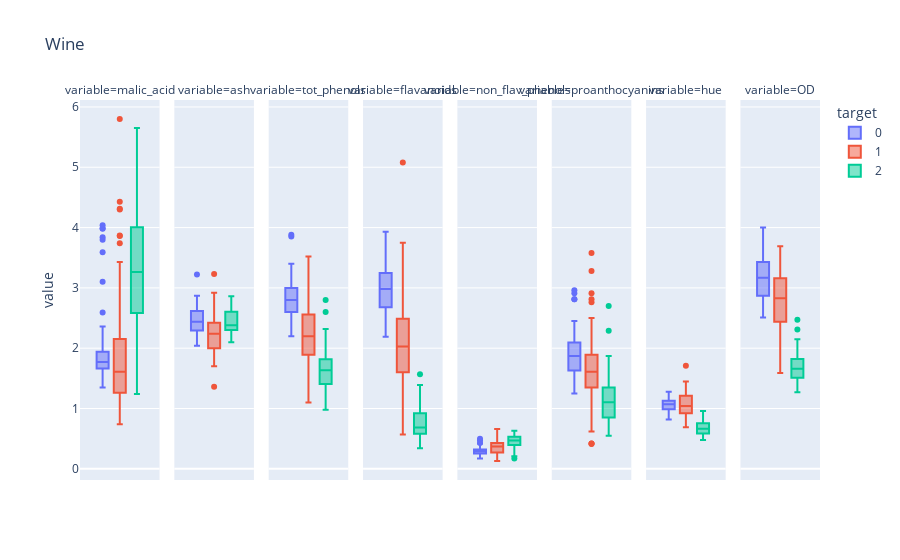

Write notebook code for a chart like this one.
### Code cell
wineMelt = pd.melt(df_wine.drop(["proline","Mg","alcalinity","alcohol","color_intensity"],axis =1),id_vars = "target")
fig = px.box(wineMelt,y="value",facet_col="variable",color="target",title="Wine")
fig.show()

### Figure 1 — Plotly figure (JSON) as saved in the notebook; plotly's stock layout.template omitted (floating-point values rounded to 4 significant figures)
{"data": [{"alignmentgroup": "True", "hoverlabel": {"namelength": 0}, "hovertemplate": "target=0<br>variable=malic_acid<br>value=%{y}", "legendgroup": "0", "marker": {"color": "#636efa"}, "name": "0", "notched": false, "offsetgroup": "0", "orientation": "v", "showlegend": true, "type": "box", "x0": " ", "xaxis": "x", "y": [1.71, 1.78, 2.36, 1.95, 2.59, 1.76, 1.87, 2.15, 1.64, 1.35, 2.16, 1.48, 1.73, 1.73, 1.87, 1.81, 1.92, 1.57, 1.59, 3.1, 1.63, 3.8, 1.86, 1.6, 1.81, 2.05, 1.77, 1.72, 1.9, 1.68, 1.5, 1.66, 1.83, 1.53, 1.8, 1.81, 1.64, 1.65, 1.5, 3.99, 1.71, 3.84, 1.89, 3.98, 1.77, 4.04, 3.59, 1.68, 2.02, 1.73, 1.73, 1.65, 1.75, 1.9, 1.67, 1.73, 1.7, 1.97, 1.43], "y0": " ", "yaxis": "y"}, {"alignmentgroup": "True", "hoverlabel": {"namelength": 0}, "hovertemplate": "target=0<br>variable=ash<br>value=%{y}", "legendgroup": "0", "marker": {"color": "#636efa"}, "name": "0", "notched": false, "offsetgroup": "0", "orientation": "v", "showlegend": false, "type": "box", "x0": " ", "xaxis": "x2", "y": [2.43, 2.14, 2.67, 2.5, 2.87, 2.45, 2.45, 2.61, 2.17, 2.27, 2.3, 2.32, 2.41, 2.39, 2.38, 2.7, 2.72, 2.62, 2.48, 2.56, 2.28, 2.65, 2.36, 2.52, 2.61, 3.22, 2.62, 2.14, 2.8, 2.21, 2.7, 2.36, 2.36, 2.7, 2.65, 2.41, 2.84, 2.55, 2.1, 2.51, 2.31, 2.12, 2.59, 2.29, 2.1, 2.44, 2.28, 2.12, 2.4, 2.27, 2.04, 2.6, 2.42, 2.68, 2.25, 2.46, 2.3, 2.68, 2.5], "y0": " ", "yaxis": "y2"}, {"alignmentgroup": "True", "hoverlabel": {"namelength": 0}, "hovertemplate": "target=0<br>variable=tot_phenols<br>value=%{y}", "legendgroup": "0", "marker": {"color": "#636efa"}, "name": "0", "notched": false, "offsetgroup": "0", "orientation": "v", "showlegend": false, "type": "box", "x0": " ", "xaxis": "x3", "y": [2.8, 2.65, 2.8, 3.85, 2.8, 3.27, 2.5, 2.6, 2.8, 2.98, 2.95, 2.2, 2.6, 3.1, 3.3, 2.85, 2.8, 2.95, 3.3, 2.7, 3, 2.41, 2.61, 2.48, 2.53, 2.63, 2.85, 2.4, 2.95, 2.65, 3, 2.86, 2.42, 2.95, 2.35, 2.7, 2.6, 2.45, 2.4, 3, 3.15, 2.45, 3.25, 2.64, 3, 2.85, 3.25, 3.1, 2.75, 2.88, 2.72, 2.45, 3.88, 3, 2.6, 2.96, 3.2, 3, 3.4], "y0": " ", "yaxis": "y3"}, {"alignmentgroup": "True", "hoverlabel": {"namelength": 0}, "hovertemplate": "target=0<br>variable=flavanoids<br>value=%{y}", "legendgroup": "0", "marker": {"color": "#636efa"}, "name": "0", "notched": false, "offsetgroup": "0", "orientation": "v", "showlegend": false, "type": "box", "x0": " ", "xaxis": "x4", "y": [3.06, 2.76, 3.24, 3.49, 2.69, 3.39, 2.52, 2.51, 2.98, 3.15, 3.32, 2.43, 2.76, 3.69, 3.64, 2.91, 3.14, 3.4, 3.93, 3.03, 3.17, 2.41, 2.88, 2.37, 2.61, 2.68, 2.94, 2.19, 2.97, 2.33, 3.25, 3.19, 2.69, 2.74, 2.53, 2.98, 2.68, 2.43, 2.64, 3.04, 3.29, 2.68, 3.56, 2.63, 3, 2.65, 3.17, 3.39, 2.92, 3.54, 3.27, 2.99, 3.74, 2.79, 2.9, 2.78, 3, 3.23, 3.67], "y0": " ", "yaxis": "y4"}, {"alignmentgroup": "True", "hoverlabel": {"namelength": 0}, "hovertemplate": "target=0<br>variable=non_flav_phenols<br>value=%{y}", "legendgroup": "0", "marker": {"color": "#636efa"}, "name": "0", "notched": false, "offsetgroup": "0", "orientation": "v", "showlegend": false, "type": "box", "x0": " ", "xaxis": "x5", "y": [0.28, 0.26, 0.3, 0.24, 0.39, 0.34, 0.3, 0.31, 0.29, 0.22, 0.22, 0.26, 0.29, 0.43, 0.29, 0.3, 0.33, 0.4, 0.32, 0.17, 0.24, 0.25, 0.27, 0.26, 0.28, 0.47, 0.34, 0.27, 0.37, 0.26, 0.29, 0.22, 0.42, 0.5, 0.29, 0.26, 0.34, 0.29, 0.28, 0.2, 0.34, 0.27, 0.17, 0.32, 0.28, 0.3, 0.27, 0.21, 0.32, 0.32, 0.17, 0.22, 0.32, 0.39, 0.21, 0.2, 0.26, 0.31, 0.19], "y0": " ", "yaxis": "y5"}, {"alignmentgroup": "True", "hoverlabel": {"namelength": 0}, "hovertemplate": "target=0<br>variable=proanthocyanins<br>value=%{y}", "legendgroup": "0", "marker": {"color": "#636efa"}, "name": "0", "notched": false, "offsetgroup": "0", "orientation": "v", "showlegend": false, "type": "box", "x0": " ", "xaxis": "x6", "y": [2.29, 1.28, 2.81, 2.18, 1.82, 1.97, 1.98, 1.25, 1.98, 1.85, 2.38, 1.57, 1.81, 2.81, 2.96, 1.46, 1.97, 1.72, 1.86, 1.66, 2.1, 1.98, 1.69, 1.46, 1.66, 1.92, 1.45, 1.35, 1.76, 1.98, 2.38, 1.95, 1.97, 1.35, 1.54, 1.86, 1.36, 1.44, 1.37, 2.08, 2.34, 1.48, 1.7, 1.66, 2.03, 1.25, 2.19, 2.14, 2.38, 2.08, 2.91, 2.29, 1.87, 1.68, 1.62, 2.45, 2.03, 1.66, 2.04], "y0": " ", "yaxis": "y6"}, {"alignmentgroup": "True", "hoverlabel": {"namelength": 0}, "hovertemplate": "target=0<br>variable=hue<br>value=%{y}", "legendgroup": "0", "marker": {"color": "#636efa"}, "name": "0", "notched": false, "offsetgroup": "0", "orientation": "v", "showlegend": false, "type": "box", "x0": " ", "xaxis": "x7", "y": [1.04, 1.05, 1.03, 0.86, 1.04, 1.05, 1.02, 1.06, 1.08, 1.01, 1.25, 1.17, 1.15, 1.25, 1.2, 1.28, 1.07, 1.13, 1.23, 0.96, 1.09, 1.03, 1.11, 1.09, 1.12, 1.13, 0.92, 1.02, 1.25, 1.04, 1.19, 1.09, 1.23, 1.25, 1.1, 1.04, 1.09, 1.12, 1.18, 0.89, 0.95, 0.91, 0.88, 0.82, 0.88, 0.87, 1.04, 0.91, 1.07, 1.12, 1.12, 1.24, 1.01, 1.13, 0.92, 0.98, 0.94, 1.07, 0.89], "y0": " ", "yaxis": "y7"}, {"alignmentgroup": "True", "hoverlabel": {"namelength": 0}, "hovertemplate": "target=0<br>variable=OD<br>value=%{y}", "legendgroup": "0", "marker": {"color": "#636efa"}, "name": "0", "notched": false, "offsetgroup": "0", "orientation": "v", "showlegend": false, "type": "box", "x0": " ", "xaxis": "x8", "y": [3.92, 3.4, 3.17, 3.45, 2.93, 2.85, 3.58, 3.58, 2.85, 3.55, 3.17, 2.82, 2.9, 2.73, 3, 2.88, 2.65, 2.57, 2.82, 3.36, 3.71, 3.52, 4, 3.63, 3.82, 3.2, 3.22, 2.77, 3.4, 3.59, 2.71, 2.88, 2.87, 3, 2.87, 3.47, 2.78, 2.51, 2.69, 3.53, 3.38, 3, 3.56, 3, 3.35, 3.33, 3.44, 3.33, 2.75, 3.1, 2.91, 3.37, 3.26, 2.93, 3.2, 3.03, 3.31, 2.84, 2.87], "y0": " ", "yaxis": "y8"}, {"alignmentgroup": "True", "hoverlabel": {"namelength": 0}, "hovertemplate": "target=1<br>variable=malic_acid<br>value=%{y}", "legendgroup": "1", "marker": {"color": "#EF553B"}, "name": "1", "notched": false, "offsetgroup": "1", "orientation": "v", "showlegend": true, "type": "box", "x0": " ", "xaxis": "x", "y": [0.94, 1.1, 1.36, 1.25, 1.13, 1.45, 1.21, 1.01, 1.17, 0.94, 1.19, 1.61, 1.51, 1.66, 1.67, 1.09, 1.88, 0.9, 2.89, 0.99, 3.87, 0.92, 1.81, 1.13, 3.86, 0.89, 0.98, 1.61, 1.67, 2.06, 1.33, 1.83, 1.51, 1.53, 2.83, 1.99, 1.52, 2.12, 1.41, 1.07, 3.17, 2.08, 1.34, 2.45, 1.72, 1.73, 2.55, 1.73, 1.75, 1.29, 1.35, 3.74, 2.43, 2.68, 0.74, 1.39, 1.51, 1.47, 1.61, 3.43, 3.43, 2.4, 2.05, 4.43, 5.8, 4.31, 2.16, 1.53, 2.13, 1.63, 4.3], "y0": " ", "yaxis": "y"}, {"alignmentgroup": "True", "hoverlabel": {"namelength": 0}, "hovertemplate": "target=1<br>variable=ash<br>value=%{y}", "legendgroup": "1", "marker": {"color": "#EF553B"}, "name": "1", "notched": false, "offsetgroup": "1", "orientation": "v", "showlegend": false, "type": "box", "x0": " ", "xaxis": "x2", "y": [1.36, 2.28, 2.02, 1.92, 2.16, 2.53, 2.56, 1.7, 1.92, 2.36, 1.75, 2.21, 2.67, 2.24, 2.6, 2.3, 1.92, 1.71, 2.23, 1.95, 2.4, 2, 2.2, 2.51, 2.32, 2.58, 2.24, 2.31, 2.62, 2.46, 2.3, 2.32, 2.42, 2.26, 2.22, 2.28, 2.2, 2.74, 1.98, 2.1, 2.21, 1.7, 1.9, 2.46, 1.88, 1.98, 2.27, 2.12, 2.28, 1.94, 2.7, 1.82, 2.17, 2.92, 2.5, 2.5, 2.2, 1.99, 2.19, 1.98, 2, 2.42, 3.23, 2.73, 2.13, 2.39, 2.17, 2.29, 2.78, 2.3, 2.38], "y0": " ", "yaxis": "y2"}, {"alignmentgroup": "True", "hoverlabel": {"namelength": 0}, "hovertemplate": "target=1<br>variable=tot_phenols<br>value=%{y}", "legendgroup": "1", "marker": {"color": "#EF553B"}, "name": "1", "notched": false, "offsetgroup": "1", "orientation": "v", "showlegend": false, "type": "box", "x0": " ", "xaxis": "x3", "y": [1.98, 2.05, 2.02, 2.1, 3.5, 1.89, 2.42, 2.98, 2.11, 2.53, 1.85, 1.1, 2.95, 1.88, 3.3, 3.38, 1.61, 1.95, 1.72, 1.9, 2.83, 2.42, 2.2, 2, 1.65, 2.2, 2.2, 1.78, 1.92, 1.95, 2.2, 1.6, 1.45, 1.38, 2.45, 3.02, 2.5, 1.6, 2.55, 3.52, 2.85, 2.23, 1.45, 2.56, 2.5, 2.2, 1.68, 1.65, 1.38, 2.36, 2.74, 3.18, 2.55, 1.75, 2.48, 2.56, 2.46, 1.98, 2, 1.63, 2, 2.9, 3.18, 2.2, 2.62, 2.86, 2.6, 2.74, 2.13, 2.22, 2.1], "y0": " ", "yaxis": "y3"}, {"alignmentgroup": "True", "hoverlabel": {"namelength": 0}, "hovertemplate": "target=1<br>variable=flavanoids<br>value=%{y}", "legendgroup": "1", "marker": {"color": "#EF553B"}, "name": "1", "notched": false, "offsetgroup": "1", "orientation": "v", "showlegend": false, "type": "box", "x0": " ", "xaxis": "x4", "y": [0.57, 1.09, 1.41, 1.79, 3.1, 1.75, 2.65, 3.18, 2, 1.3, 1.28, 1.02, 2.86, 1.84, 2.89, 2.14, 1.57, 2.03, 1.32, 1.85, 2.55, 2.26, 2.53, 1.58, 1.59, 2.21, 1.94, 1.69, 1.61, 1.69, 1.59, 1.5, 1.25, 1.46, 2.25, 2.26, 2.27, 0.99, 2.5, 3.75, 2.99, 2.17, 1.36, 2.11, 1.64, 1.92, 1.84, 2.03, 1.76, 2.04, 2.92, 2.58, 2.27, 2.03, 2.01, 2.29, 2.17, 1.6, 2.09, 1.25, 1.64, 2.79, 5.08, 2.13, 2.65, 3.03, 2.65, 3.15, 2.24, 2.45, 1.75], "y0": " ", "yaxis": "y4"}, {"alignmentgroup": "True", "hoverlabel": {"namelength": 0}, "hovertemplate": "target=1<br>variable=non_flav_phenols<br>value=%{y}", "legendgroup": "1", "marker": {"color": "#EF553B"}, "name": "1", "notched": false, "offsetgroup": "1", "orientation": "v", "showlegend": false, "type": "box", "x0": " ", "xaxis": "x5", "y": [0.28, 0.63, 0.53, 0.32, 0.19, 0.45, 0.37, 0.26, 0.27, 0.55, 0.14, 0.37, 0.21, 0.27, 0.21, 0.13, 0.34, 0.24, 0.43, 0.35, 0.43, 0.3, 0.26, 0.4, 0.61, 0.22, 0.3, 0.43, 0.4, 0.48, 0.42, 0.52, 0.5, 0.58, 0.25, 0.17, 0.32, 0.14, 0.29, 0.24, 0.45, 0.26, 0.29, 0.34, 0.37, 0.32, 0.66, 0.37, 0.48, 0.39, 0.29, 0.24, 0.26, 0.6, 0.42, 0.43, 0.52, 0.3, 0.34, 0.43, 0.37, 0.32, 0.47, 0.43, 0.3, 0.21, 0.37, 0.39, 0.58, 0.4, 0.42], "y0": " ", "yaxis": "y5"}, {"alignmentgroup": "True", "hoverlabel": {"namelength": 0}, "hovertemplate": "target=1<br>variable=proanthocyanins<br>value=%{y}", "legendgroup": "1", "marker": {"color": "#EF553B"}, "name": "1", "notched": false, "offsetgroup": "1", "orientation": "v", "showlegend": false, "type": "box", "x0": " ", "xaxis": "x6", "y": [0.42, 0.41, 0.62, 0.73, 1.87, 1.03, 2.08, 2.28, 1.04, 0.42, 2.5, 1.46, 1.87, 1.03, 1.96, 1.65, 1.15, 1.46, 0.95, 2.76, 1.95, 1.43, 1.77, 1.4, 1.62, 2.35, 1.46, 1.56, 1.34, 1.35, 1.38, 1.64, 1.63, 1.62, 1.99, 1.35, 3.28, 1.56, 1.77, 1.95, 2.81, 1.4, 1.35, 1.31, 1.42, 1.48, 1.42, 1.63, 1.63, 2.08, 2.49, 3.58, 1.22, 1.05, 1.44, 1.04, 2.01, 1.53, 1.61, 0.83, 1.87, 1.83, 1.87, 1.71, 2.01, 2.91, 1.35, 1.77, 1.76, 1.9, 1.35], "y0": " ", "yaxis": "y6"}, {"alignmentgroup": "True", "hoverlabel": {"namelength": 0}, "hovertemplate": "target=1<br>variable=hue<br>value=%{y}", "legendgroup": "1", "marker": {"color": "#EF553B"}, "name": "1", "notched": false, "offsetgroup": "1", "orientation": "v", "showlegend": false, "type": "box", "x0": " ", "xaxis": "x7", "y": [1.05, 1.25, 0.98, 1.23, 1.22, 1.45, 1.19, 1.12, 1.12, 1.02, 1.28, 0.906, 1.36, 0.98, 1.31, 0.99, 1.23, 1.19, 0.96, 1.06, 1.19, 1.38, 1.16, 1.31, 0.84, 0.79, 1.23, 1.33, 1.36, 1, 1.07, 1.08, 1.05, 0.96, 1.15, 1.16, 1.16, 0.95, 1.23, 1.04, 1.42, 1.27, 1.04, 0.8, 0.94, 1.04, 0.86, 1, 0.88, 0.86, 0.96, 0.75, 0.9, 1.23, 1.1, 0.93, 1.71, 0.95, 1.06, 0.7, 0.93, 0.8, 0.93, 0.92, 0.73, 0.75, 0.86, 0.69, 0.97, 0.89, 0.79], "y0": " ", "yaxis": "y7"}, {"alignmentgroup": "True", "hoverlabel": {"namelength": 0}, "hovertemplate": "target=1<br>variable=OD<br>value=%{y}", "legendgroup": "1", "marker": {"color": "#EF553B"}, "name": "1", "notched": false, "offsetgroup": "1", "orientation": "v", "showlegend": false, "type": "box", "x0": " ", "xaxis": "x8", "y": [1.82, 1.67, 1.59, 2.46, 2.87, 2.23, 2.3, 3.18, 3.48, 1.93, 3.07, 1.82, 3.16, 2.78, 3.5, 3.13, 2.14, 2.48, 2.52, 2.31, 3.13, 3.12, 3.14, 2.72, 2.01, 3.08, 3.16, 2.26, 3.21, 2.75, 3.21, 2.27, 2.65, 2.06, 3.3, 2.96, 2.63, 2.26, 2.74, 2.77, 2.83, 2.96, 2.77, 3.38, 2.44, 3.57, 3.3, 3.17, 2.42, 3.02, 3.26, 2.81, 2.78, 2.5, 2.31, 3.19, 2.87, 3.33, 2.96, 2.12, 3.05, 3.39, 3.69, 3.12, 3.1, 3.64, 3.28, 2.84, 2.44, 2.78, 2.57], "y0": " ", "yaxis": "y8"}, {"alignmentgroup": "True", "hoverlabel": {"namelength": 0}, "hovertemplate": "target=2<br>variable=malic_acid<br>value=%{y}", "legendgroup": "2", "marker": {"color": "#00cc96"}, "name": "2", "notched": false, "offsetgroup": "2", "orientation": "v", "showlegend": true, "type": "box", "x0": " ", "xaxis": "x", "y": [1.35, 2.99, 2.31, 3.55, 1.24, 2.46, 4.72, 5.51, 3.59, 2.96, 2.81, 2.56, 3.17, 4.95, 3.88, 3.57, 5.04, 4.61, 3.24, 3.9, 3.12, 2.67, 1.9, 3.3, 1.29, 5.19, 4.12, 3.03, 1.68, 1.67, 3.83, 3.26, 3.27, 3.45, 2.76, 4.36, 3.7, 3.37, 2.58, 4.6, 3.03, 2.39, 2.51, 5.65, 3.91, 4.28, 2.59, 4.1], "y0": " ", "yaxis": "y"}, {"alignmentgroup": "True", "hoverlabel": {"namelength": 0}, "hovertemplate": "target=2<br>variable=ash<br>value=%{y}", "legendgroup": "2", "marker": {"color": "#00cc96"}, "name": "2", "notched": false, "offsetgroup": "2", "orientation": "v", "showlegend": false, "type": "box", "x0": " ", "xaxis": "x2", "y": [2.32, 2.4, 2.4, 2.36, 2.25, 2.2, 2.54, 2.64, 2.19, 2.61, 2.7, 2.35, 2.72, 2.35, 2.2, 2.15, 2.23, 2.48, 2.38, 2.36, 2.62, 2.48, 2.75, 2.28, 2.1, 2.32, 2.38, 2.64, 2.7, 2.64, 2.38, 2.54, 2.58, 2.35, 2.3, 2.26, 2.6, 2.3, 2.69, 2.86, 2.32, 2.28, 2.48, 2.45, 2.48, 2.26, 2.37, 2.74], "y0": " ", "yaxis": "y2"}, {"alignmentgroup": "True", "hoverlabel": {"namelength": 0}, "hovertemplate": "target=2<br>variable=tot_phenols<br>value=%{y}", "legendgroup": "2", "marker": {"color": "#00cc96"}, "name": "2", "notched": false, "offsetgroup": "2", "orientation": "v", "showlegend": false, "type": "box", "x0": " ", "xaxis": "x3", "y": [1.51, 1.3, 1.15, 1.7, 2, 1.62, 1.38, 1.79, 1.62, 2.32, 1.54, 1.4, 1.55, 2, 1.38, 1.5, 0.98, 1.7, 1.93, 1.41, 1.4, 1.48, 2.2, 1.8, 1.48, 1.74, 1.8, 1.9, 2.8, 2.6, 2.3, 1.83, 1.65, 1.39, 1.35, 1.28, 1.7, 1.48, 1.55, 1.98, 1.25, 1.39, 1.68, 1.68, 1.8, 1.59, 1.65, 2.05], "y0": " ", "yaxis": "y3"}, {"alignmentgroup": "True", "hoverlabel": {"namelength": 0}, "hovertemplate": "target=2<br>variable=flavanoids<br>value=%{y}", "legendgroup": "2", "marker": {"color": "#00cc96"}, "name": "2", "notched": false, "offsetgroup": "2", "orientation": "v", "showlegend": false, "type": "box", "x0": " ", "xaxis": "x4", "y": [1.25, 1.22, 1.09, 1.2, 0.58, 0.66, 0.47, 0.6, 0.48, 0.6, 0.5, 0.5, 0.52, 0.8, 0.78, 0.55, 0.34, 0.65, 0.76, 1.39, 1.57, 1.36, 1.28, 0.83, 0.58, 0.63, 0.83, 0.58, 1.31, 1.1, 0.92, 0.56, 0.6, 0.7, 0.68, 0.47, 0.92, 0.66, 0.84, 0.96, 0.49, 0.51, 0.7, 0.61, 0.75, 0.69, 0.68, 0.76], "y0": " ", "yaxis": "y4"}, {"alignmentgroup": "True", "hoverlabel": {"namelength": 0}, "hovertemplate": "target=2<br>variable=non_flav_phenols<br>value=%{y}", "legendgroup": "2", "marker": {"color": "#00cc96"}, "name": "2", "notched": false, "offsetgroup": "2", "orientation": "v", "showlegend": false, "type": "box", "x0": " ", "xaxis": "x5", "y": [0.21, 0.24, 0.27, 0.17, 0.6, 0.63, 0.53, 0.63, 0.58, 0.53, 0.53, 0.37, 0.5, 0.47, 0.29, 0.43, 0.4, 0.47, 0.45, 0.34, 0.22, 0.24, 0.26, 0.61, 0.53, 0.61, 0.48, 0.63, 0.53, 0.52, 0.5, 0.5, 0.6, 0.4, 0.41, 0.52, 0.43, 0.4, 0.39, 0.27, 0.4, 0.48, 0.44, 0.52, 0.43, 0.43, 0.53, 0.56], "y0": " ", "yaxis": "y5"}, {"alignmentgroup": "True", "hoverlabel": {"namelength": 0}, "hovertemplate": "target=2<br>variable=proanthocyanins<br>value=%{y}", "legendgroup": "2", "marker": {"color": "#00cc96"}, "name": "2", "notched": false, "offsetgroup": "2", "orientation": "v", "showlegend": false, "type": "box", "x0": " ", "xaxis": "x6", "y": [0.94, 0.83, 0.83, 0.84, 1.25, 0.94, 0.8, 1.1, 0.88, 0.81, 0.75, 0.64, 0.55, 1.02, 1.14, 1.3, 0.68, 0.86, 1.25, 1.14, 1.25, 1.26, 1.56, 1.87, 1.4, 1.55, 1.56, 1.14, 2.7, 2.29, 1.04, 0.8, 0.96, 0.94, 1.03, 1.15, 1.46, 0.97, 1.54, 1.11, 0.73, 0.64, 1.24, 1.06, 1.41, 1.35, 1.46, 1.35], "y0": " ", "yaxis": "y6"}, {"alignmentgroup": "True", "hoverlabel": {"namelength": 0}, "hovertemplate": "target=2<br>variable=hue<br>value=%{y}", "legendgroup": "2", "marker": {"color": "#00cc96"}, "name": "2", "notched": false, "offsetgroup": "2", "orientation": "v", "showlegend": false, "type": "box", "x0": " ", "xaxis": "x7", "y": [0.76, 0.74, 0.66, 0.78, 0.75, 0.73, 0.75, 0.82, 0.81, 0.89, 0.77, 0.7, 0.89, 0.91, 0.65, 0.6, 0.58, 0.54, 0.55, 0.57, 0.59, 0.48, 0.61, 0.56, 0.58, 0.6, 0.57, 0.67, 0.57, 0.57, 0.56, 0.96, 0.87, 0.68, 0.7, 0.78, 0.85, 0.72, 0.74, 0.67, 0.66, 0.57, 0.62, 0.64, 0.7, 0.59, 0.6, 0.61], "y0": " ", "yaxis": "y7"}, {"alignmentgroup": "True", "hoverlabel": {"namelength": 0}, "hovertemplate": "target=2<br>variable=OD<br>value=%{y}", "legendgroup": "2", "marker": {"color": "#00cc96"}, "name": "2", "notched": false, "offsetgroup": "2", "orientation": "v", "showlegend": false, "type": "box", "x0": " ", "xaxis": "x8", "y": [1.29, 1.42, 1.36, 1.29, 1.51, 1.58, 1.27, 1.69, 1.82, 2.15, 2.31, 2.47, 2.06, 2.05, 2, 1.68, 1.33, 1.86, 1.62, 1.33, 1.3, 1.47, 1.33, 1.51, 1.55, 1.48, 1.64, 1.73, 1.96, 1.78, 1.58, 1.82, 2.11, 1.75, 1.68, 1.75, 1.56, 1.75, 1.8, 1.92, 1.83, 1.63, 1.71, 1.74, 1.56, 1.56, 1.62, 1.6], "y0": " ", "yaxis": "y8"}], "layout": {"annotations": [{"font": {}, "showarrow": false, "text": "variable=malic_acid", "x": 0.05375, "xanchor": "center", "xref": "paper", "y": 1, "yanchor": "bottom", "yref": "paper"}, {"font": {}, "showarrow": false, "text": "variable=ash", "x": 0.1812, "xanchor": "center", "xref": "paper", "y": 1, "yanchor": "bottom", "yref": "paper"}, {"font": {}, "showarrow": false, "text": "variable=tot_phenols", "x": 0.3087, "xanchor": "center", "xref": "paper", "y": 1, "yanchor": "bottom", "yref": "paper"}, {"font": {}, "showarrow": false, "text": "variable=flavanoids", "x": 0.4363, "xanchor": "center", "xref": "paper", "y": 1, "yanchor": "bottom", "yref": "paper"}, {"font": {}, "showarrow": false, "text": "variable=non_flav_phenols", "x": 0.5637, "xanchor": "center", "xref": "paper", "y": 1, "yanchor": "bottom", "yref": "paper"}, {"font": {}, "showarrow": false, "text": "variable=proanthocyanins", "x": 0.6912, "xanchor": "center", "xref": "paper", "y": 1, "yanchor": "bottom", "yref": "paper"}, {"font": {}, "showarrow": false, "text": "variable=hue", "x": 0.8188, "xanchor": "center", "xref": "paper", "y": 1, "yanchor": "bottom", "yref": "paper"}, {"font": {}, "showarrow": false, "text": "variable=OD", "x": 0.9463, "xanchor": "center", "xref": "paper", "y": 1, "yanchor": "bottom", "yref": "paper"}], "autosize": true, "boxmode": "group", "legend": {"title": {"text": "target"}, "tracegroupgap": 0}, "title": {"text": "Wine"}, "xaxis": {"anchor": "y", "autorange": true, "domain": [0, 0.1075], "range": [-0.5312, 0.5312], "type": "category"}, "xaxis2": {"anchor": "y2", "autorange": true, "domain": [0.1275, 0.235], "matches": "x", "range": [-0.5312, 0.5312], "type": "category"}, "xaxis3": {"anchor": "y3", "autorange": true, "domain": [0.255, 0.3625], "matches": "x", "range": [-0.5312, 0.5312], "type": "category"}, "xaxis4": {"anchor": "y4", "autorange": true, "domain": [0.3825, 0.49], "matches": "x", "range": [-0.5312, 0.5312], "type": "category"}, "xaxis5": {"anchor": "y5", "autorange": true, "domain": [0.51, 0.6175], "matches": "x", "range": [-0.5312, 0.5312], "type": "category"}, "xaxis6": {"anchor": "y6", "autorange": true, "domain": [0.6375, 0.745], "matches": "x", "range": [-0.5312, 0.5312], "type": "category"}, "xaxis7": {"anchor": "y7", "autorange": true, "domain": [0.765, 0.8725], "matches": "x", "range": [-0.5312, 0.5312], "type": "category"}, "xaxis8": {"anchor": "y8", "autorange": true, "domain": [0.8925, 1], "matches": "x", "range": [-0.5312, 0.5312], "type": "category"}, "yaxis": {"anchor": "x", "autorange": true, "domain": [0, 1], "range": [0.07667, 6.081], "title": {"text": "value"}, "type": "linear"}, "yaxis2": {"anchor": "x2", "autorange": true, "domain": [0, 1], "matches": "y", "range": [0.07667, 6.081], "showticklabels": false, "type": "linear"}, "yaxis3": {"anchor": "x3", "autorange": true, "domain": [0, 1], "matches": "y", "range": [0.07667, 6.081], "showticklabels": false, "type": "linear"}, "yaxis4": {"anchor": "x4", "autorange": true, "domain": [0, 1], "matches": "y", "range": [0.07667, 6.081], "showticklabels": false, "type": "linear"}, "yaxis5": {"anchor": "x5", "autorange": true, "domain": [0, 1], "matches": "y", "range": [0.07667, 6.081], "showticklabels": false, "type": "linear"}, "yaxis6": {"anchor": "x6", "autorange": true, "domain": [0, 1], "matches": "y", "range": [0.07667, 6.081], "showticklabels": false, "type": "linear"}, "yaxis7": {"anchor": "x7", "autorange": true, "domain": [0, 1], "matches": "y", "range": [0.07667, 6.081], "showticklabels": false, "type": "linear"}, "yaxis8": {"anchor": "x8", "autorange": true, "domain": [0, 1], "matches": "y", "range": [0.07667, 6.081], "showticklabels": false, "type": "linear"}}}
